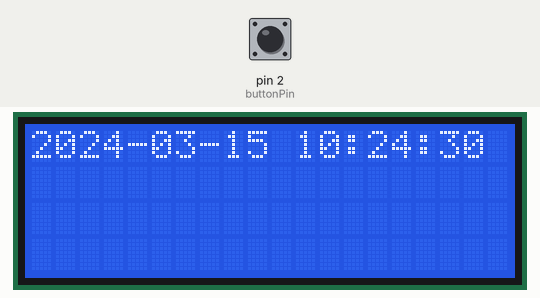
This sketch was run on a simulated Arduino Uno, built with avr-gcc and run on an emulated ATmega328P. On the bench: 20×4 character LCD. The inputs (shaded band) are chosen by the test bench; at power-on: pin 2 (buttonPin) HIGH. The local clock reads 2024-03-15 10:24:30 at power-on unless the sketch sets it.

Above: at 0.1 s.
At 4.2 s:
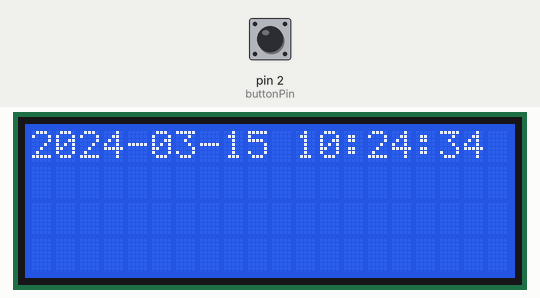
At 11.4 s:
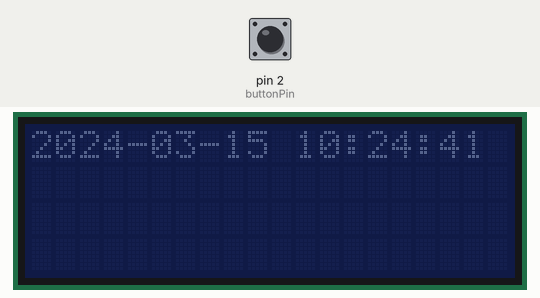
At 19.5 s:
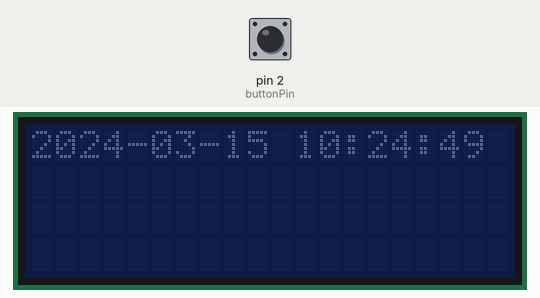
At 28.7 s:
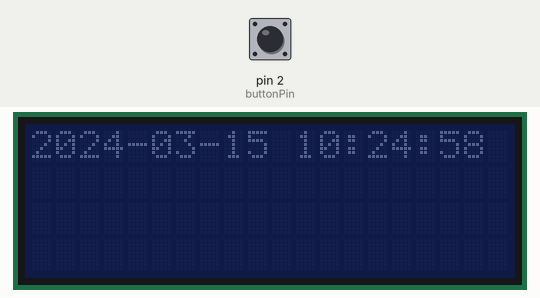
At 38.9 s:
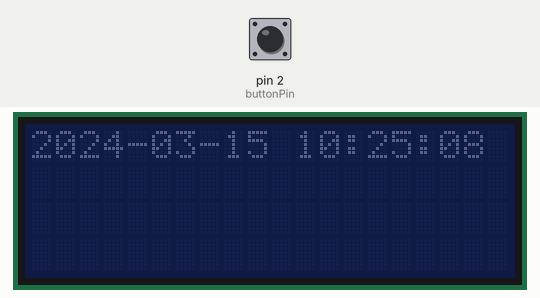

The sketch:

DS3231_simple.ino
```cpp
/*
  DS3231: Real-Time Clock. Simple example
  Read more: www.jarzebski.pl/arduino/komponenty/zegar-czasu-rzeczywistego-rtc-ds3231.html
  GIT: https://github.com/jarzebski/Arduino-DS3231
  Web: http://www.jarzebski.pl
  (c) 2014 by Korneliusz Jarzebski
*/

#include <LiquidCrystal_I2C.h>

// Set the LCD address to 0x27 for a 16 chars and 2 line display
LiquidCrystal_I2C lcd(0x27, 20, 4);

#include <Wire.h>
#include <DS3231.h>

DS3231 clock;
RTCDateTime dt;

long previousMillis = millis();
long interval = 10000;

//button for lighting backlight of lcd
const int buttonPin = 2;

// variables will change:
int buttonState = 0;         // variable for reading the pushbutton status

void setup()
{

  // initialize the pushbutton pin as an input:
  pinMode(buttonPin, INPUT);

//  Serial.begin(19200);

  // Initialize DS3231
//  Serial.println("Initialize DS3231");;
  clock.begin();

  // initialize the LCD
  lcd.begin();

  // Turn on the blacklight and print a message.
  lcd.backlight();

  // Set sketch compiling time
  //clock.setDateTime(__DATE__, __TIME__);

}

void loop()
{
   // read the state of the pushbutton value:
  buttonState = digitalRead(buttonPin);

  dt = clock.getDateTime();

  // For leading zero look to DS3231_dateformat example

//  Serial.print("Raw data: ");
//  Serial.print(dt.year);   Serial.print("-");
//  Serial.print(dt.month);  Serial.print("-");
//  Serial.print(dt.day);    Serial.print(" ");
//  Serial.print(dt.hour);   Serial.print(":");
//  Serial.print(dt.minute); Serial.print(":");
//  Serial.print(dt.second); Serial.println("");


// Format the time and date and insert into the temporary buffer.
  char buf[50];
  snprintf(buf, sizeof(buf), "%04d-%02d-%02d %02d:%02d:%02d",
           dt.year, dt.month, dt.day,
           dt.hour, dt.minute, dt.second);

   lcd.setCursor(0,0);
  lcd.print(buf);

  //dims light of lcd after interval seconds
  if(millis() - previousMillis > interval) {
    lcd.noBacklight();
  }

  // check if the pushbutton is pressed. If it is, the buttonState is HIGH:
  if (buttonState == LOW) {

    // set previousmillis to millis()
    previousMillis = millis();

    // turn lcd on:
    lcd.backlight();
  }

  delay(1000);
}
```

Measured:
- what the display in image 1 shows lasts 1.0 s, from 4.2 s to 5.2 s
